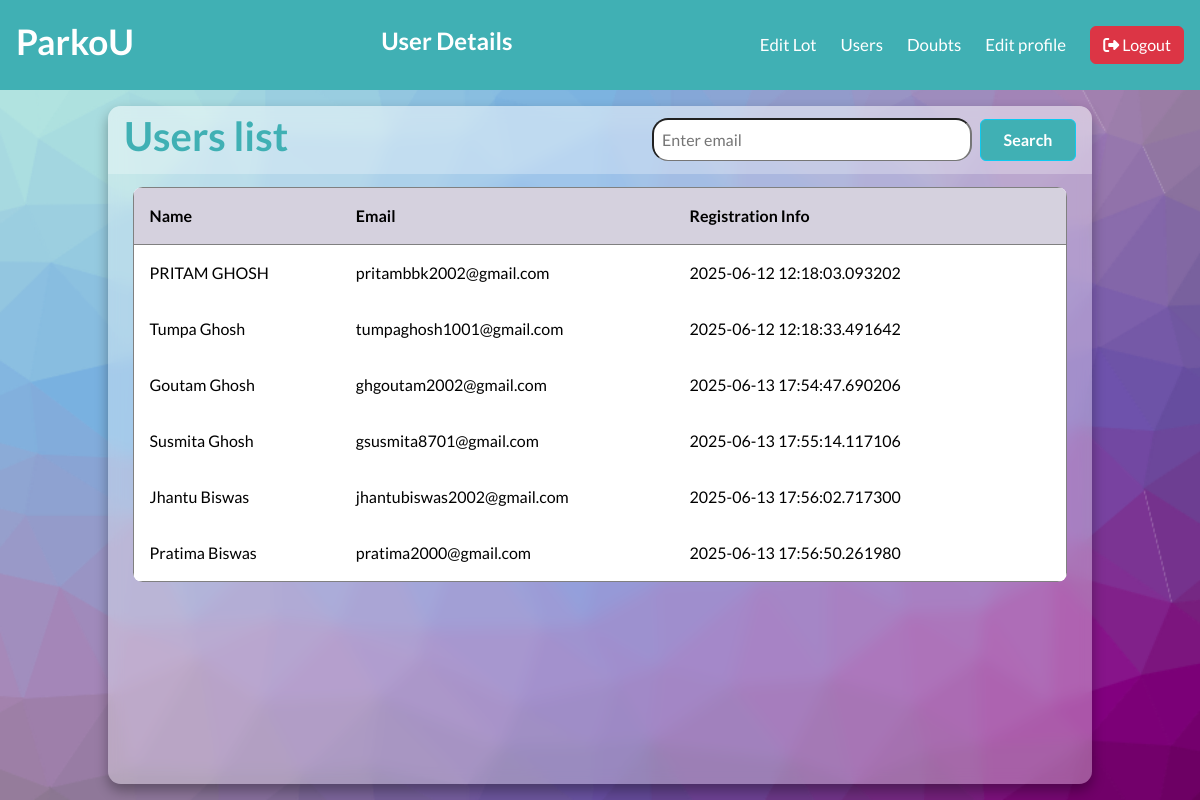
/admin/user (signed in), run on an earlier commit of the app's database.
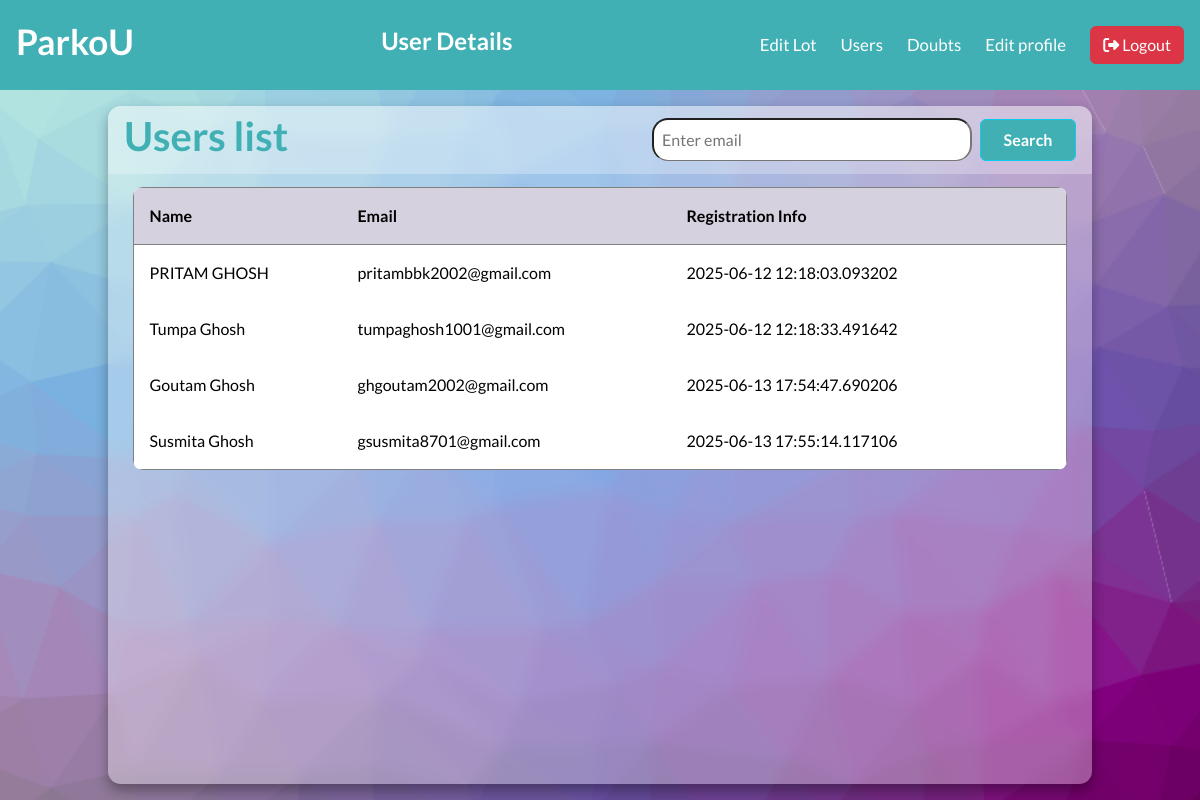
And on a later commit of the database.
### models/models.py (models this page shows, shortened)
class User(db.Model):
    __tablename__="user"
    id = db.Column(db.Integer, primary_key=True)
    fullName = db.Column(db.String(128), nullable = False, unique = False)
    emailId = db.Column(db.String(128), nullable = False, unique = True)
    passhash = db.Column(db.String(128), nullable = False, unique = False)
    is_admin = db.Column(db.Boolean, nullable = False, default = False)
    registered_on = db.Column(db.DateTime, nullable=False, default=datetime.utcnow)
    reservation = db.relationship('Reservation', cascade = "all, delete", passive_deletes = True, back_populates = 'user')
    @property
    def password(self):
        raise AttributeError('Password is secret')

### controllers/routes.py (the view)
@app.route("/admin/user")
@admin_required
def user_details():
    users = User.query.all()
    return render_template('/after_login_part/admin_side/user_details.html', users = users)

### controllers/routes.py (called while the page is built)
def admin_required(func):
    @wraps(func)
    def inner(*args,**kwargs):
        if "user_id" not in session:
            return redirect(url_for('login_page'))
        user=User.query.get(session['user_id'])
        if not user.is_admin:
            flash('You are not a authorized personel')
            return redirect(url_for('login_page'))
        return func(*args,**kwargs)
    return inner

### templates/after_login_part/admin_side/user_details.html (shortened to what this page needs)
{% extends "base.html" %}
{% block stylesheet %}
    <link rel="stylesheet" href="/static/css/after_login/admin_side/user_details.css">
{% endblock %}
{% block content %}
<header class="header-content">
    <div class="brand">
        <h4>ParkoU</h4>
    </div>
    <div class="welcome-note">
        <h5>User Details</h5>
    </div>
    <nav class="navbar">
        <div class="nav-links">
            <a href="{{ url_for('admin_dashboard') }}" class="nav-link">Edit Lot</a>
            <a href="{{ url_for('user_details') }}" class="nav-link">Users</a>
            <a href="{{ url_for('doubt_page') }}" class="nav-link">Doubts</a>
            <a href="{{ url_for('edit_admin_profile') }}" class="nav-link">Edit profile</a>
            <a class="nav-link" href="{{ url_for('logout') }}">
                <button type="button" id="btn-logout" class="btn btn-danger">
                    <i class="fa-solid fa-right-from-bracket"></i>
                    Logout
                </button>
            </a>
        </div>
    </nav>
</header>
<main class="table" id="customers_table">
    <section class="table__header">
        <h1>Users list</h1>
        <form id="searchForm" method="get" action="/admin/user/info">
            <input id="email" name="email" type="email" placeholder="Enter email" required>
            <input id="submitBtn" type="submit" value="Search" class="btn btn-info">
        </form>
    </section>
    <section class="table__body">
        <table border="1">
            <thead>
                <tr>
                    <th> Name </th>
                    <th> Email </th>
                    <th> Registration info </th>
                </tr>
            </thead>
            <tbody>
                {% for user in users %}
                {% if not user.is_admin %}
                    <tr>
                    <td> {{ user.fullName }} </td>
                    <td> {{ user.emailId }} </td>
                    <td>
                        <div class="msg-doubt">
                            <div class="msg-data">
                                {{ user.registered_on }}
                            </div>
                        </div>
                    </td>
                    </tr>
                {% endif %}
                {% else %}
                    <tr>
                    <td colspan="3"> No Users found </td>
                    </tr>
                {% endfor %}
            </tbody>
        </table>
    </section>
</main>
{% endblock %}

### templates/base.html (shortened to what this page needs)
<!DOCTYPE html>
<html lang="en">
<head>
    <link rel="stylesheet" href="https://cdnjs.cloudflare.com/ajax/libs/font-awesome/6.7.2/css/all.min.css">
    <link href="https://cdn.jsdelivr.net/npm/bootstrap@5.3.3/dist/css/bootstrap.min.css" rel="stylesheet">
    {% block stylesheet %}
    {% endblock %}
</head>
<body>
    {% block content %}
    {% endblock %}
</body>
</html>

### static/css/after_login/admin_side/user_details.css (style rules this page uses)
:root { --primary-color: #6366f1; --accent-color: #3f83f8; --text-color: #333; --link-color: #fff; --background-color: #40b0b4; --light-grey: #f0f0f0; --grey: #808080; --dark-grey: #555; }
* { margin: 0; padding: 0; box-sizing: border-box; font-family: "Lato", sans-serif; text-decoration: none; }
body { height: 100vh; text-align: center; }
.header-content { background-color: var(--background-color); display: flex; justify-content: space-between; align-items: center; padding: 1rem; position: relative; min-height: 90px; width: 100%; }
.welcome-note h5 { display: block; font-size: 1.5rem; font-weight: 600; color: var(--link-color); }
.brand h4 { font-size: 2.2rem; font-weight: 600; color: var(--link-color); }
.navbar { display: flex; align-items: center; gap: 1.5rem; position: relative; }
.nav-links { display: flex; align-items: center; gap: 1.5rem; }
.nav-link { color: var(--link-color); font-size: 1.05rem; font-weight: 500; }
body { min-height: 100vh; background: url("/static/images/user_page_admin.png") center / cover; display: flex; justify-content: center; align-items: center; flex-direction: column; gap: 1rem; }
main.table { width: 82vw; height: 90vh; background-color: #fff5; backdrop-filter: blur(7px); box-shadow: 0 .4rem .8rem #0005; border-radius: .8rem; overflow: hidden; }
.table__header { width: 100%; height: 10%; background-color: #fff4; padding: .8rem 1rem; display: flex; justify-content: space-between; align-items: center; }
.table__header h1 { color: #40b0b4; font-weight: 600; }
#searchForm { display: flex; justify-content: center; align-items: center; gap: 0.5rem; }
#email { border-radius: 1rem; width: 20rem; background-color: #fff; }
#submitBtn { width: 6rem; background-color: #40b0b4; color: #fff; font-weight: 550; }
.table__body { width: 95%; max-height: calc(89% - 1.6rem); background-color: #fffb; margin: .8rem auto; border-radius: .6rem; overflow: auto; overflow: overlay; }
table { width: 100%; }
table, th, td { border-collapse: collapse; padding: 1rem; text-align: left; }
thead th { position: sticky; top: 0; left: 0; background-color: #d5d1defe; cursor: pointer; text-transform: capitalize; }
.msg-doubt { display: flex; flex-wrap: wrap; justify-content: space-between; align-items: flex-start; }
.msg-data { max-width: 600px; }

What changed in the data, as far as the page shows it:
removed User: fullName "Jhantu Biswas", emailId "jhantubiswas2002@gmail.com", registered_on "2025-06-13 17:56:02.717300"
removed User: fullName "Pratima Biswas", emailId "pratima2000@gmail.com", registered_on "2025-06-13 17:56:50.261980"
